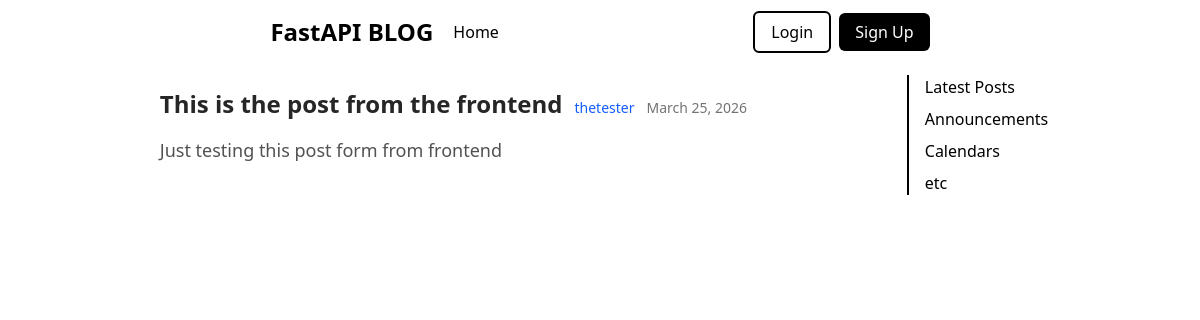
Before: /posts/1 with the older database file.
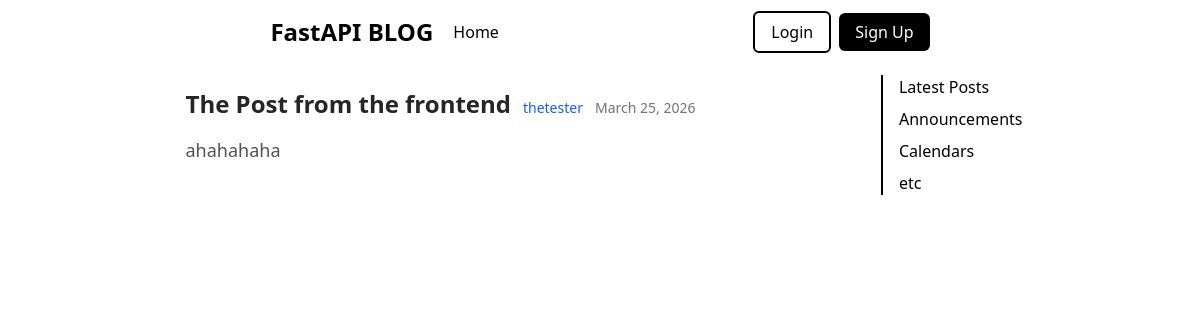
After: the same page with the newer database file.
### models.py (models this page shows)
class Post(Base):
    __tablename__ = "posts"
    id: Mapped[int] = mapped_column(Integer, primary_key=True, index=True)
    title: Mapped[str] = mapped_column(String(100), nullable=False)
    content: Mapped[str] = mapped_column(Text, nullable=False)
    user_id: Mapped[int] = mapped_column(
            ForeignKey("users.id"),
            nullable=False,
            index=True,
    )
    date_posted: Mapped[datetime] = mapped_column(
            DateTime(timezone=True),
            default=lambda : datetime.now(UTC),
    )
    author: Mapped[User] = relationship(back_populates="posts")

### main.py (the view)
@app.get("/posts/{post_id}", include_in_schema=False, name="post")
async def post_page(request: Request, post_id: int, db: Annotated[AsyncSession, Depends(get_db)]):
    result = await db.execute(select(models.Post).options(selectinload(models.Post.author)).where(models.Post.id == post_id))
    post = result.scalars().first()
    if post:
        title = post.title[:50]
        return templates.TemplateResponse(request, "pages/post.html", {"post": post, "title": title})
    raise HTTPException(status_code=status.HTTP_404_NOT_FOUND, detail="Post not found")

### templates/pages/post.html (shortened to what this page needs)
{% extends "layouts/blank.html" %}
{% block content %}
<div x-data="{
        user: null,
        postId: {{ post.id }},
        postTitleToDelete: '{{ post.title }}',
        userId: {{ post.user_id }} }"
        x-init="
            if (window.getCurrentUser) {
                user = await getCurrentUser();
            } else {
                window.addEventListener('auth-ready', async () => {
                    user = await getCurrentUser();
                });
            }
        "
    class="flex flex-col rounded-xl p-6 bg-white">
  <div class="flex gap-3 items-baseline">
    <p class="font-bold text-neutral-800 text-2xl hover:underline cursor-pointer">{{ title }}</p>
    <a href={{ url_for("user_posts", user_id=post.author.id)}} class="text-sm text-blue-600 hover:text-blue-800 transition-colors">{{ post.author.username }}</a>
    <p class="text-sm font-light text-neutral-500">{{ post.date_posted.strftime("%B %d, %Y") }}</p>
  </div>
  <div class="py-4">
    <p class="text-lg text-neutral-600 leading-relaxed">{{ post.content }}</p>
  </div>
</div>
{% endblock %}

Changed rows visible on the page:
changed Post: title "This is the post from the frontend" → "The Post from the frontend"; content "Just testing this post form from frontend" → "ahahahaha"
